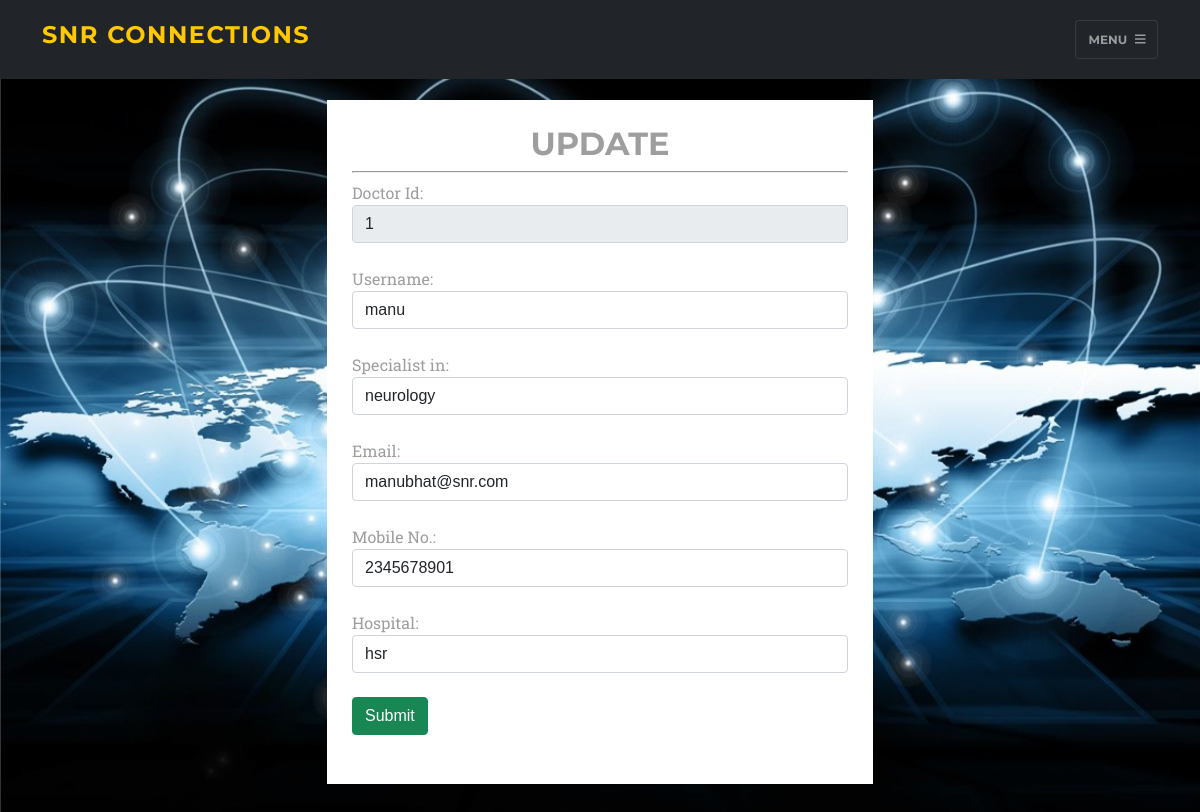
Screenshot of /get_doctor/1 with the database file from the repository.
### tables this page shows
CREATE TABLE doctor(
    id INTEGER PRIMARY KEY AUTOINCREMENT, 
    name TEXT, 
    specialist TEXT,
    mobile TEXT, 
    email TEXT,
    hospital TEXT);

### app.py (the view)
@app.route('/get_doctor/<Id>')
def get_doctor(Id):
    connection = sqlite3.connect('database.db')
    cursor = connection.cursor()
    query = "SELECT * FROM doctor WHERE id = '"+Id+"'"
    cursor.execute(query)
    result = cursor.fetchone()
    return render_template('updatedoctor.html', result=result)

### templates/updatedoctor.html (shortened to what this page needs)
<!DOCTYPE html>
<html lang="en">
    <head>
        <link href="http://127.0.0.1:5000/static/css/styles.css" rel="stylesheet" />
    </head>
    <body id="page-top">
        <nav class="navbar navbar-dark fixed-top" id="mainNav">
            <div class="container">
                <a class="navbar-brand h1" href="/Ahome">SNR Connections</a>
                <button class="navbar-toggler" type="button" data-bs-toggle="collapse" data-bs-target="#navbarResponsive" aria-controls="navbarResponsive" aria-expanded="false" aria-label="Toggle navigation">
                    Menu
                    <i class="fas fa-bars ms-1"></i>
                </button>
            </div>
        </nav>
        <div class="container">
            <div class="row">
                <div class="col-lg-12">
                    <div id="Box">
                        {% if result %}
                            <form method="post" action="{{ url_for('update_doctors')}}">
                              <h2>UPDATE</h2>
                              <hr>
                              <div class="form-group">
                                <label for="Id">Doctor Id:</label>
                                <input type="text" class="form-control" id="Id" value="{{result[0]}}" name="Id" readonly>
                              </div><br>
                              <div class="form-group">
                                <label for="username">Username:</label>
                                <input type="text" class="form-control" id="username" value="{{result[1]}}" name="name">
                              </div><br>
                              <div class="form-group">
                                <label for="spe">Specialist in:</label>
                                <input type="text" class="form-control" id="spe" value="{{result[2]}}" name="spe" >
                              </div><br>
                              <div class="form-group">
                                <label for="email">Email:</label>
                                <input type="email" class="form-control" id="email" value="{{result[4]}}"name="email">
                              </div><br>
                              <div class="form-group">
                                <label for="phone">Mobile No.:</label>
                                <input type="tel" class="form-control" id="phone" value="{{result[3]}}" name="phone">
                              </div><br>
                              <div class="form-group">
                                <label for="hospital">Hospital:</label>
                                <input type="hospital" class="form-control" id="hospital" value="{{result[5]}}" name="hospital">
                              </div><br>
                              <button type="submit" class="btn btn-success">Submit</button></br></br>
                            </form>
                            {% endif %}
                    </div>
                </div>
            </div>
        </div>
    </body>
</html>

### templates/updatedoctor.html (style rules this page uses)
#Box { padding: 25px; background-color: white; width: 50%; margin: auto; }
.row { margin: 100px 0; }
body { background-image: url("http://127.0.0.1:5000/static/imgs/bg (5).jpg"); background-repeat: no-repeat; background-attachment: fixed; background-position: center center; background-size: 100% 100vh; }
h1, h2, h3 { text-align: center; }

### rows the page displays
doctor: Id "1", name "manu", spe "neurology", email "manubhat@snr.com", phone "2345678901", hospital "hsr"
